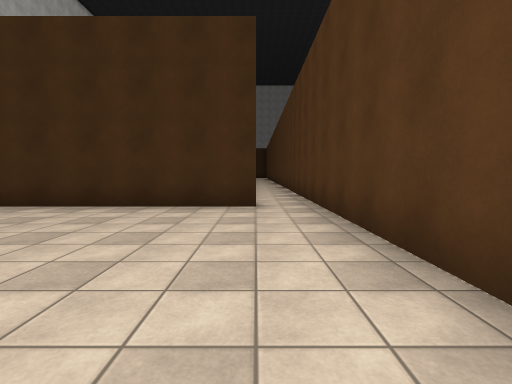
[1] (above)

17 first-person views from a walk through a Unity game level. The camera is 1.3 m above the floor, tilts 4° down and sees 85° across. The floor is counted in squares, 2 m on a side. Each view is taken from the middle of a square. On the plan, view 1 faces up. The plan holds only what a view shows up to about 9 squares ahead; the rest is blank. The place goes on beyond the plan. The player character is not drawn. Surface patterns are stand-ins for the level's own textures.

[2]
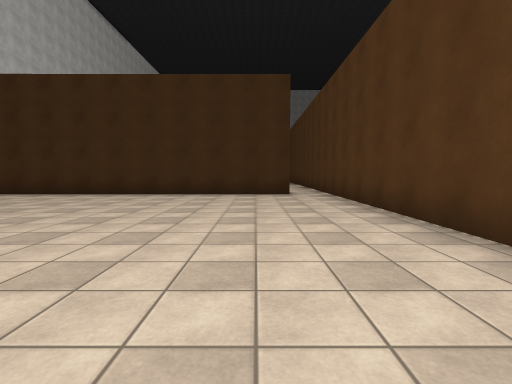

[3]
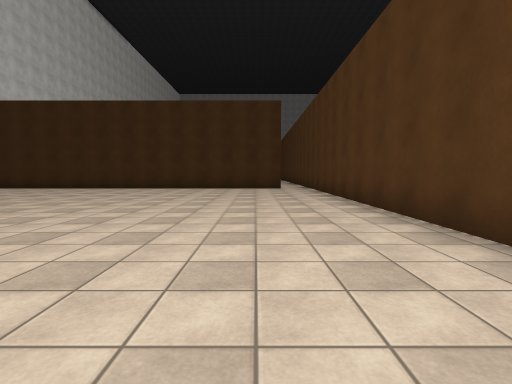

[4]
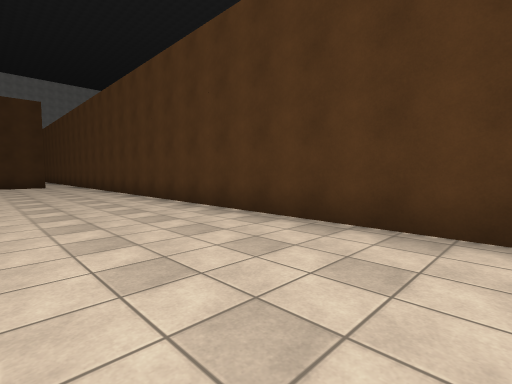

[5]
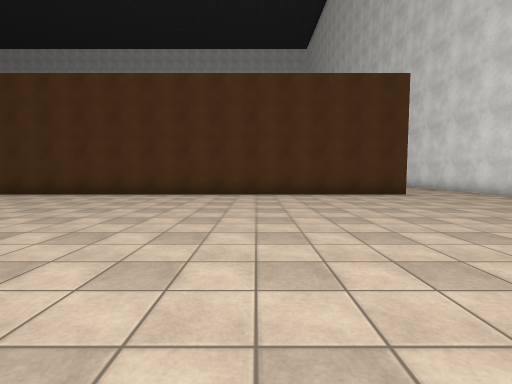

[6]
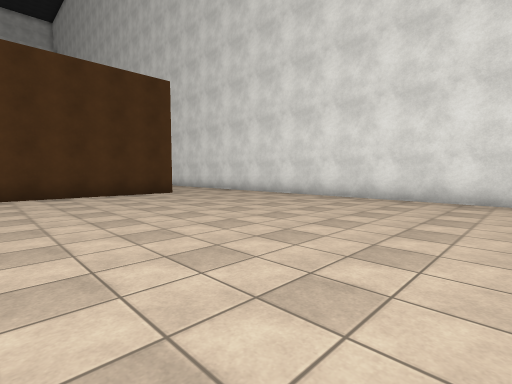

[7]
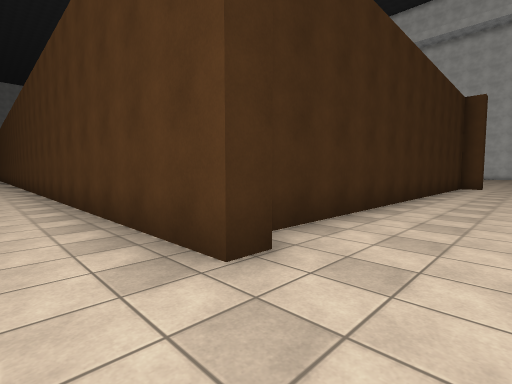

[8]
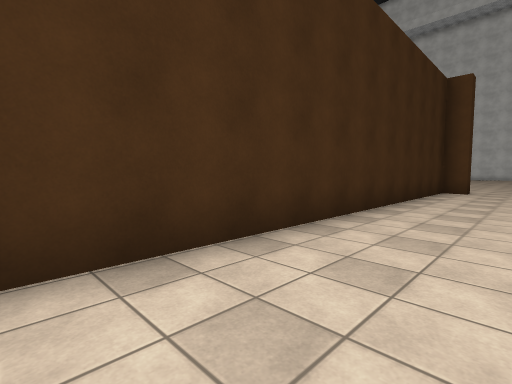

[9]
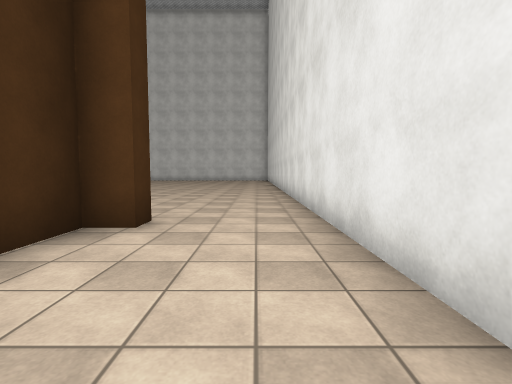

[10]
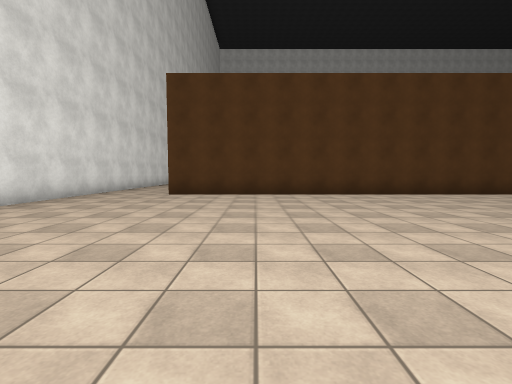

[11]
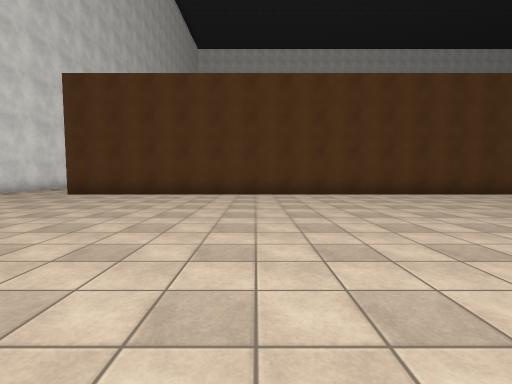

[12]
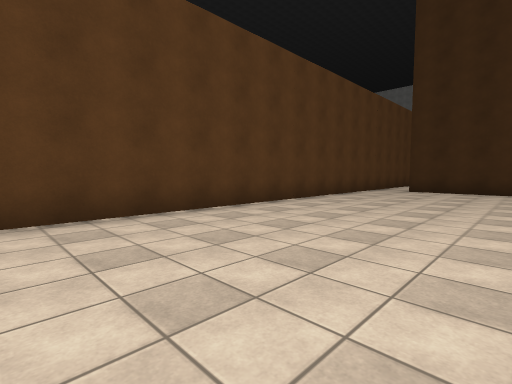

[13]
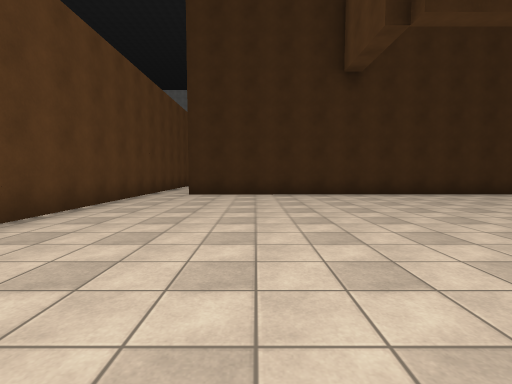

[14]
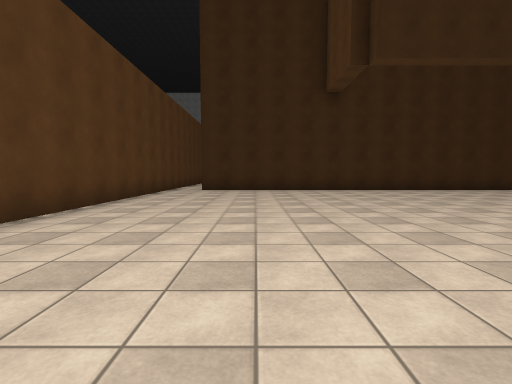

[15]
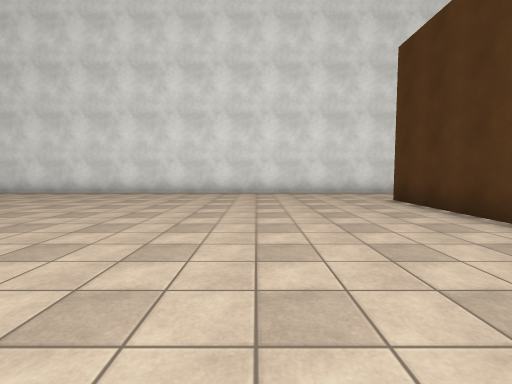

[16]
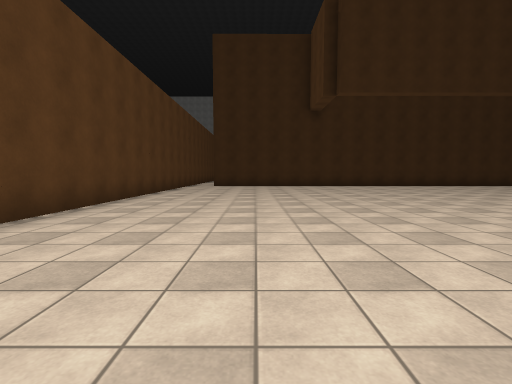

[17]
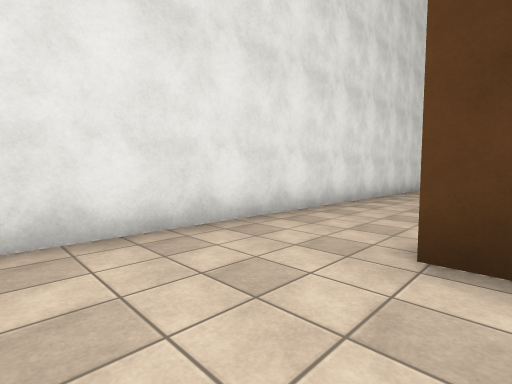

### Floor plan
Points are (right, up) in squares from view 1. A wall is a line through its corners. A room is listed if a view was taken in it or the views show most of it. See-through windows are left out.
Room 1 (views 1, 2, 3, 4, 5, 6, 7, 8, 9)
walls: (1.9, -14.4) (1.3, -14.4) (1.3, 6); (0.5, -16.9) (2.1, -16.9); (-6.8, -16.9) (-1.1, -16.9); (0, 5.3) (-7.5, 5.3); (6.1, -16.9) (14.5, -16.9); (13.3, -14) (2.2, -14); (13.8, -14.4) (13.3, -14.4)
ways out: opening at (13.5, -15.5) to room 2; gap at (0, 6)
Room 2 (views 10, 11, 12, 13, 14, 15, 16, 17)
walls: (14.5, -16.9) (22.5, -16.9); (22.5, 5.3) (15, 5.3); (13.8, 6) (13.8, -14.4)
ways out: opening at (13.5, -15.5) to room 1; opening at (14.5, 5)

Positions as (right, up) in squares from view 1, and headings:
1: (0, 0), facing up
2: (-1, -3), facing up
3: (-1, -6), facing up
4: (-2, -9), facing up-right
5: (-7, -10), facing right
6: (-7, -10), facing down-right
7: (0, -16), facing up-right
8: (3, -16), facing up-right
9: (10, -16), facing right
10: (22, -12), facing left
11: (22, -9), facing left
12: (18, -5), facing up-left
13: (17, -3), facing up
14: (17, -5), facing up
15: (17, -8), facing down
16: (17, -8), facing up
17: (16, -14), facing down-left
